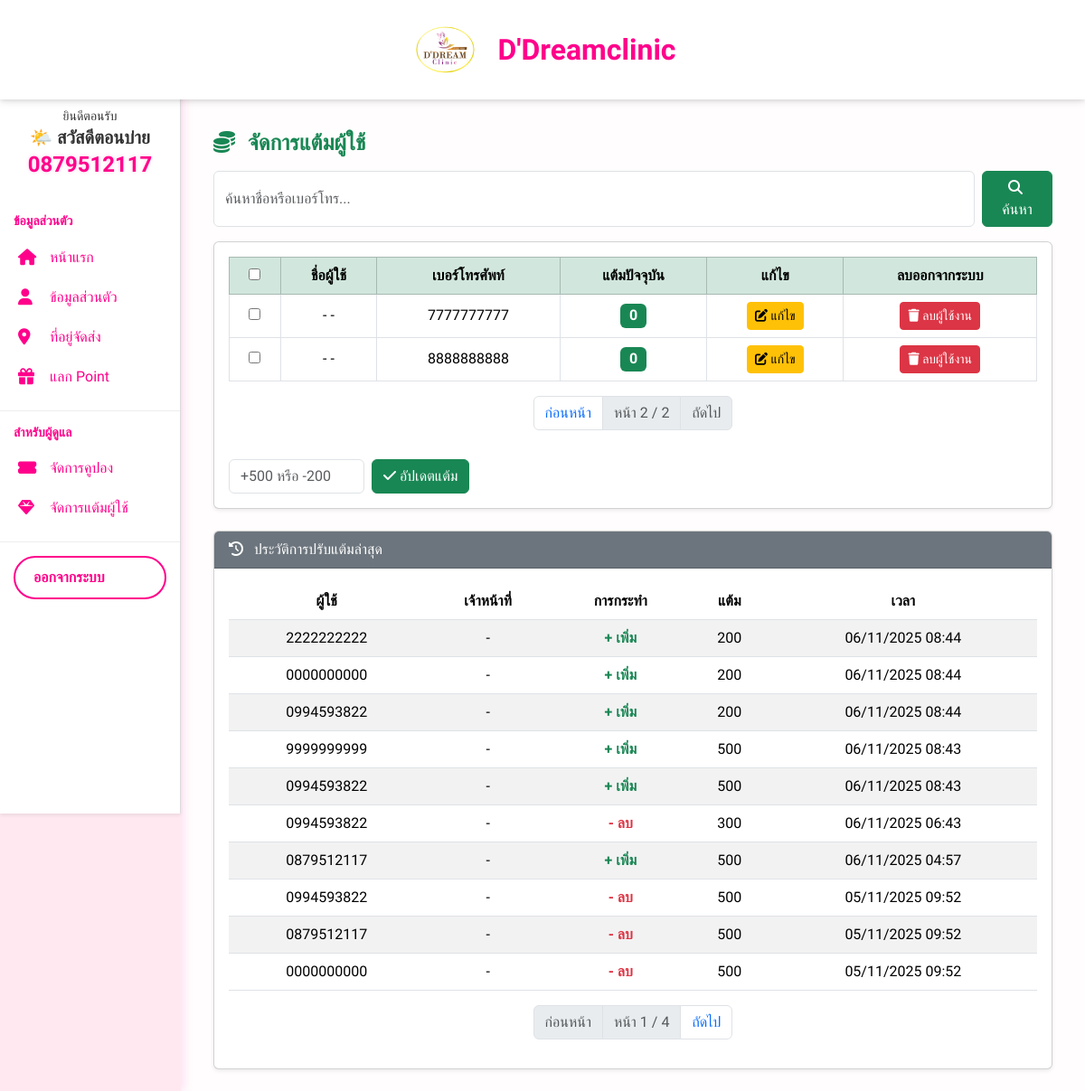
Screenshot of /account/adminpanel/points/?user_page=2 (signed in) with the database file from the repository.
### account/models.py (models this page shows, shortened)
class User(AbstractUser):
    phone = models.CharField(max_length=10, unique=True)
    username = models.CharField(max_length=150, blank=True, null=True)
    USERNAME_FIELD = 'phone'
    REQUIRED_FIELDS = []

class Profile(models.Model):
    TITLE_CHOICES = [
        ('นาย', 'นาย'),
        ('นาง', 'นาง'),
        ('นางสาว', 'นางสาว'),
        ('อื่นๆ', 'อื่นๆ'),
    ]
    GENDER_CHOICES = [
        ('ชาย', 'ชาย'),
        ('หญิง', 'หญิง'),
        ('อื่นๆ', 'อื่นๆ'),
    ]
    user = models.OneToOneField(User, on_delete=models.CASCADE)
    title = models.CharField(max_length=20, choices=TITLE_CHOICES, blank=True)
    gender = models.CharField(max_length=10, choices=GENDER_CHOICES, blank=True)
    phone = models.IntegerField(blank=True, null=True)
    points = models.PositiveIntegerField(default=0)
    house_no = models.CharField(max_length=50, blank=True)
    moo = models.CharField(max_length=10, blank=True)
    street = models.CharField(max_length=100, blank=True)
    subdistrict = models.CharField(max_length=100, blank=True)  # แขวง/ตำบล
    district = models.CharField(max_length=100, blank=True)     # เขต/อำเภอ
    province = models.CharField(max_length=100, blank=True)
    postal_code = models.CharField(max_length=10, blank=True)

class PointTransaction(models.Model):
    ACTION_CHOICES = [
        ('add', 'เพิ่มแต้ม'),
        ('subtract', 'ลบแต้ม'),
    ]
    staff = models.ForeignKey(settings.AUTH_USER_MODEL, on_delete=models.SET_NULL, null=True, related_name='transactions_made')
    user = models.ForeignKey(settings.AUTH_USER_MODEL, on_delete=models.CASCADE, related_name='transactions_received')
    action = models.CharField(max_length=10, choices=ACTION_CHOICES)
    points = models.IntegerField()
    created_at = models.DateTimeField(auto_now_add=True)

### account/views.py (the view, shortened to what this page needs)
# urls.py: path('adminpanel/points/', views.staff_manage_points, name='adminpanel_manage_points'),
@staff_member_required
def staff_manage_points(request):
    query = request.GET.get("q", "")
    profiles = Profile.objects.select_related("user").order_by("-points")
    if query:
        profiles = profiles.filter(
            Q(user__first_name__icontains=query)
            | Q(user__last_name__icontains=query)
            | Q(user__phone__icontains=query)
        )
    user_paginator = Paginator(profiles, 10)
    user_page_number = request.GET.get("user_page")
    profiles_page = user_paginator.get_page(user_page_number)
    history_qs = PointTransaction.objects.select_related("staff", "user").order_by("-created_at")
    history_paginator = Paginator(history_qs, 10)
    history_page_number = request.GET.get("history_page")
    history_page = history_paginator.get_page(history_page_number)
    context = {
        "profiles": profiles_page,
        "query": query,
        "history": history_page,
    }
    return render(request, "staff/staff_manage_points.html", context)

### templates/staff/staff_manage_points.html (shortened to what this page needs)
{% extends 'base/base.html' %}
{% block content %}
<div class="container">
  <h4 class="fw-bold text-success mb-3 mt-4">
    <i class="fa fa-coins me-2"></i> จัดการแต้มผู้ใช้
  </h4>
  <form method="get" class="d-flex mb-3">
    <input type="text" name="q" value="{{ query }}" class="form-control me-2" placeholder="ค้นหาชื่อหรือเบอร์โทร...">
    <button type="submit" class="btn btn-success"><i class="fa fa-search me-1"></i> ค้นหา</button>
  </form>
  <form method="post">
    <div class="card shadow-sm mb-4">
      <div class="card-body">
        <table class="table table-hover table-bordered align-middle text-center">
          <thead class="table-success">
            <tr>
              <th><input type="checkbox" id="select-all"></th>
              <th>ชื่อผู้ใช้</th>
              <th>เบอร์โทรศัพท์</th>
              <th>แต้มปัจจุบัน</th>
              <th>แก้ไข</th>
              <th>ลบออกจากระบบ</th>
            </tr>
          </thead>
          <tbody>
            {% for p in profiles %}
            <tr>
              <td><input type="checkbox" name="selected_users" value="{{ p.user.id }}"></td>
              <td>{{ p.user.first_name|default:"-" }} {{ p.user.last_name|default:"-" }}</td>
              <td>{{ p.user.phone }}</td>
              <td><span class="badge bg-success fs-6">{{ p.points }}</span></td>
              <td>
                <a href="{% url 'account:edit_user' p.user.id %}" class="btn btn-warning btn-sm">
                  <i class="fa fa-edit"></i> แก้ไข
                </a>
              </td>
              <td>
                <a href="{% url 'account:delete_user' p.user.id %}" class="btn btn-danger btn-sm"
                  onclick="return confirm('แน่ใจว่าต้องการลบผู้ใช้นี้?');">
                  <i class="fa fa-trash"></i> ลบผู้ใช้งาน
                </a>
              </td>
            </tr>
            {% empty %}
            <tr><td colspan="6" class="text-muted">ยังไม่มีข้อมูลผู้ใช้</td></tr>
            {% endfor %}
          </tbody>
        </table>
        {% if profiles.has_other_pages %}
        <div class="d-flex justify-content-center mt-3">
          <nav>
            <ul class="pagination">
              {% if profiles.has_previous %}
              <li class="page-item">
                <a class="page-link" href="?user_page={{ profiles.previous_page_number }}{% if query %}&q={{ query }}{% endif %}">ก่อนหน้า</a>
              </li>
              {% else %}
              <li class="page-item disabled"><span class="page-link">ก่อนหน้า</span></li>
              {% endif %}
              <li class="page-item disabled">
                <span class="page-link">หน้า {{ profiles.number }} / {{ profiles.paginator.num_pages }}</span>
              </li>
              {% if profiles.has_next %}
              <li class="page-item">
                <a class="page-link" href="?user_page={{ profiles.next_page_number }}{% if query %}&q={{ query }}{% endif %}">ถัดไป</a>
              </li>
              {% else %}
              <li class="page-item disabled"><span class="page-link">ถัดไป</span></li>
              {% endif %}
            </ul>
          </nav>
        </div>
        {% endif %}
        <div class="d-flex mt-3">
          <input type="text" name="points_change" class="form-control me-2" placeholder="+500 หรือ -200"
            style="max-width: 150px;">
          <button type="submit" class="btn btn-success"><i class="fa fa-check"></i> อัปเดตแต้ม</button>
        </div>
      </div>
    </div>
  </form>
  <div class="card shadow-sm">
    <div class="card-header bg-secondary text-white">
      <i class="fa fa-history me-2"></i> ประวัติการปรับแต้มล่าสุด
    </div>
    <div class="card-body">
      <table class="table table-striped text-center align-middle">
        <thead>
          <tr>
            <th>ผู้ใช้</th>
            <th>เจ้าหน้าที่</th>
            <th>การกระทำ</th>
            <th>แต้ม</th>
            <th>เวลา</th>
          </tr>
        </thead>
        <tbody>
          {% for h in history %}
          <tr>
            <td>{{ h.user.phone }}</td>
            <td>{{ h.staff.username|default:"-" }}</td>
            <td>
              {% if h.action == 'add' %}
              <span class="text-success fw-bold">+ เพิ่ม</span>
              {% else %}
              <span class="text-danger fw-bold">- ลบ</span>
              {% endif %}
            </td>
            <td>{{ h.points }}</td>
            <td>{{ h.created_at|date:"d/m/Y H:i" }}</td>
          </tr>
          {% empty %}
          <tr><td colspan="5" class="text-muted">ยังไม่มีประวัติการปรับแต้ม</td></tr>
          {% endfor %}
        </tbody>
      </table>
      {% if history.has_other_pages %}
      <div class="d-flex justify-content-center mt-3">
        <nav>
          <ul class="pagination">
            {% if history.has_previous %}
            <li class="page-item">
              <a class="page-link" href="?history_page={{ history.previous_page_number }}">ก่อนหน้า</a>
            </li>
            {% else %}
            <li class="page-item disabled"><span class="page-link">ก่อนหน้า</span></li>
            {% endif %}
            <li class="page-item disabled">
              <span class="page-link">หน้า {{ history.number }} / {{ history.paginator.num_pages }}</span>
            </li>
            {% if history.has_next %}
            <li class="page-item">
              <a class="page-link" href="?history_page={{ history.next_page_number }}">ถัดไป</a>
            </li>
            {% else %}
            <li class="page-item disabled"><span class="page-link">ถัดไป</span></li>
            {% endif %}
          </ul>
        </nav>
      </div>
      {% endif %}
    </div>
  </div>
</div>
{% endblock %}

### templates/base/sidebar_profile.html (shortened to what this page needs)
{% load static %}
 <div class="main-content">
<div class="sidebar shadow-sm">
    <div class="p-3 rounded">
      <center><small>ยินดีตอนรับ</small>
      <h5 id="greeting" class="fw-bold mb-1">สวัสดี</h5>
      <h4 class="fw-bold text-pink">{{ user.phone|default:"099-XXX-XXXX" }}</h4>
</center>
    </div>
  <div class="sidebar-section">
    <h6>ข้อมูลส่วนตัว</h6>
    <a href="/account/dashboard/" class="{% if request.path == '/account/dashboard/' %}active{% endif %}">
      <i class="fa fa-home"></i> หน้าแรก
    </a>
    <a href="/account/profile/" class="{% if request.path == '/account/profile/' %}active{% endif %}">
      <i class="fa fa-user"></i> ข้อมูลส่วนตัว
    </a>
    <a href="/account/address/" class="{% if request.path == '/account/address/' %}active{% endif %}">
      <i class="fa fa-map-marker-alt"></i> ที่อยู่จัดส่ง
    </a>
    <a href="/account/redeem/" class="{% if request.path == '/account/redeem/' %}active{% endif %}">
      <i class="fa fa-gift"></i> แลก Point
    </a>
  </div>
  {% if user.is_staff or user.is_superuser %}
  <div class="sidebar-section">
    <h6>สำหรับผู้ดูแล</h6>
    <a href="/account/coupon/" class="{% if request.path == '/account/coupon/' %}active{% endif %}">
      <i class="fa fa-ticket-alt"></i> จัดการคูปอง
    </a>
    <a href="/account/staff/points/" class="{% if request.path == '/account/staff/points/' %}active{% endif %}">
      <i class="fa fa-gem"></i> จัดการแต้มผู้ใช้
    </a>
  </div>
  {% endif %}
  <a href="/account/logout/" class="logout-btn">ออกจากระบบ</a>
</div>
</div>

### templates/base/base.html (style rules this page uses)
body { font-family: 'Prompt', sans-serif; background: linear-gradient(180deg, #fff4f8 0%, #ffffff 85%); color: #333; min-height: 100vh; margin: 0; }
.text-pink { color: #ff008b !important; }

### templates/base/sidebar_profile.html (style rules this page uses)
.sidebar { width: 200px; background-color: #ffffff; border-right: 1px solid #ddd; min-height: 100vh; position: fixed; left: 0; top: 100px; z-index: 1040; overflow-y: auto; padding-bottom: 80px; }
.sidebar-section { padding: 15px 0; border-bottom: 1px solid #eee; }
.sidebar-section h6 { font-weight: bold; color: #555; font-size: 14px; margin-left: 15px; margin-bottom: 10px; }
.sidebar a { display: flex; align-items: center; padding: 10px 20px; color: #333; text-decoration: none; transition: all 0.2s ease; }
.sidebar a i { width: 25px; font-size: 18px; color: #ff008b; margin-right: 10px; }
.logout-btn { margin: 15px; border: 2px solid #198754; color: #ffffff; font-weight: bold; border-radius: 25px; padding: 10px 0; transition: all 0.3s ease; text-align: center; text-decoration: none; }
@media (min-width: 992px) { .main-content { margin-left: 160px; padding: 20px; transition: margin-left 0.3s ease; } }
@media (min-width: 992px) { :root { --pink-color: #ff008b; } }
@media (min-width: 992px) { .sidebar a, .sidebar-section h6, .logout-btn, .footer-menu a span, .footer-menu a i { color: var(--pink-color) !important; } }
@media (min-width: 992px) { .logout-btn { border: 2px solid var(--pink-color) !important; color: var(--pink-color) !important; } }
.text-pink { color: #ff008b !important; font-weight: 700; text-shadow: 0 0 4px rgba(255, 102, 200, 0.3); }

### templates/staff/staff_manage_points.html (style rules this page uses)
.container { margin-top: clamp(110px, 10vw, 130px); }

### rows the page displays
User: phone "0879512117"
Profile: user.first_name "-", user.last_name "-", user.phone "7777777777", points "0"
Profile: user.first_name "-", user.last_name "-", user.phone "8888888888", points "0"
PointTransaction: user.phone "2222222222", staff.username "-", action "+ เพิ่ม", points "200", created_at "06/11/2025 08:44"
PointTransaction: user.phone "0000000000", staff.username "-", action "+ เพิ่ม", points "200", created_at "06/11/2025 08:44"
PointTransaction: user.phone "0994593822", staff.username "-", action "+ เพิ่ม", points "200", created_at "06/11/2025 08:44"
PointTransaction: user.phone "9999999999", staff.username "-", action "+ เพิ่ม", points "500", created_at "06/11/2025 08:43"
PointTransaction: user.phone "0994593822", staff.username "-", action "+ เพิ่ม", points "500", created_at "06/11/2025 08:43"
PointTransaction: user.phone "0994593822", staff.username "-", action "- ลบ", points "300", created_at "06/11/2025 06:43"
PointTransaction: user.phone "0879512117", staff.username "-", action "+ เพิ่ม", points "500", created_at "06/11/2025 04:57"
PointTransaction: user.phone "0994593822", staff.username "-", action "- ลบ", points "500", created_at "05/11/2025 09:52"
PointTransaction: user.phone "0879512117", staff.username "-", action "- ลบ", points "500", created_at "05/11/2025 09:52"
PointTransaction: user.phone "0000000000", staff.username "-", action "- ลบ", points "500", created_at "05/11/2025 09:52"

### other values shown
{{ profiles.number }} "2"
{{ profiles.paginator.num_pages }} "2"
{{ history.number }} "1"
{{ history.paginator.num_pages }} "4"
